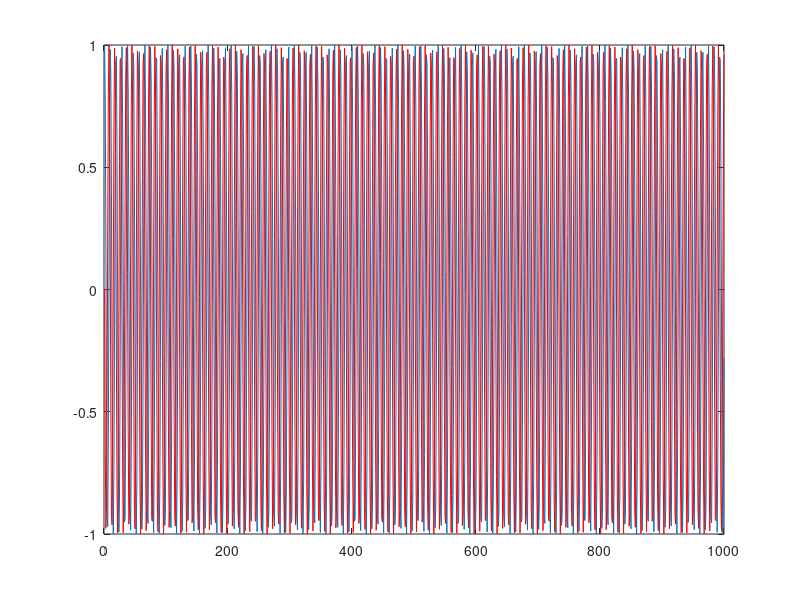
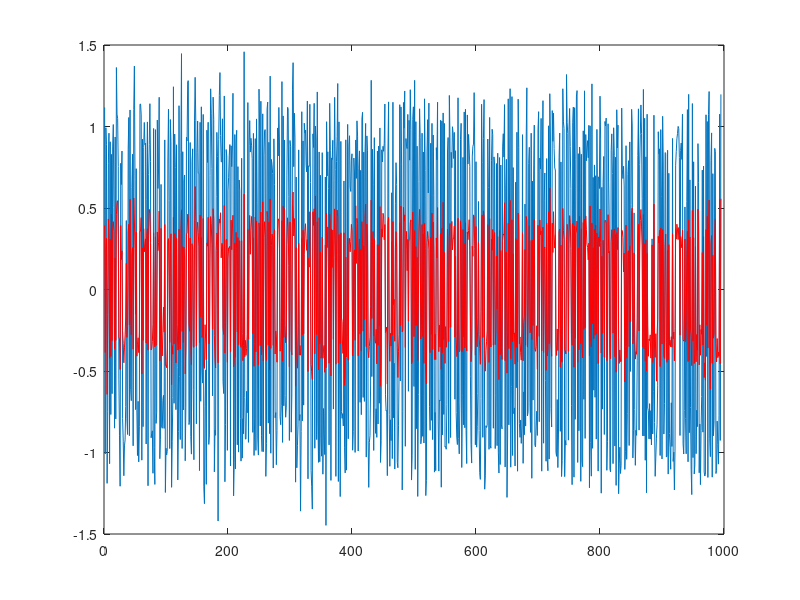
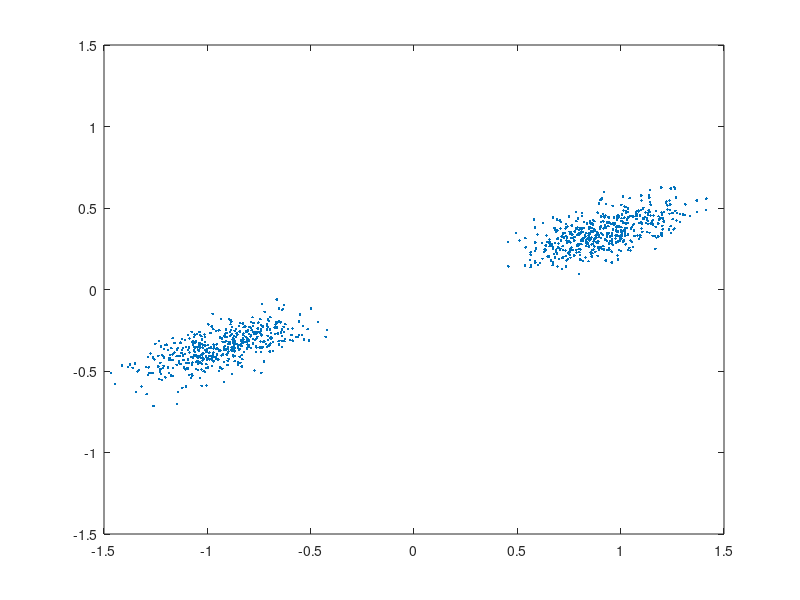

Here is the MATLAB script that generated these plots, in order: (Note: this script raises an error after producing the figures.)
% DMT Simulation
% AWGN channel + Carrier Frequency Offset
%
% This is an example of DMT modulation. The cyclic prefix is 
%

%% Parameters

% Number of Symbol Periods for Filter Design
K = 6;
% Oversampling Factor/FFT Size
L = 256;
% Noise Std. Dev.
sigma = 0.1;
% Cyclic Prefix Length
Ncp = 20;
% Number of Active Subcarriers (Centered at DC)
Na = 64;
% Number of symbols to transmit
Ns = 1000;
% Frequency offset normalized to the subcarrier spacing (1 / L)
delta_f = 0.1;

%% Generate symbol sequence
active = zeros(L, 1);
if mod(Na, 2) == 1
    active(1:(Na-1)/2)
    active(L-(Na-1)/2:L) = 1.0;
else
    active(1:Na/2) = 1.0;
    active(L-Na/2+1:L) = 1.0;
end

s = zeros(Ns*L, 1);
stemp = zeros(L, 1);
for index = 1:Ns
    stemp(active > 0) = sign(randn(Na, 1));
    s(1+(index-1)*L:index*L) = stemp;
end

%% IFFT + CP
x = zeros(L*Ns, 1);
for index = 1:Ns
    S = sqrt(L) * ifft(s((index - 1)*L + 1:index*L));
    x((index - 1)*(L + Ncp) + Ncp + 1:index*(L + Ncp)) = S;
    x((index - 1)*(L + Ncp) + 1:(index - 1)*(L + Ncp) + Ncp) = S(L-Ncp+1:L);
end

%% Channel Model
v = sigma * (randn(size(x)) + 1j*randn(size(x))) / sqrt(2);
y = x .* exp(2j*pi*delta_f/L*(0:length(x)-1).') + v;

% figure()
% plot(real(x)); hold on;
% plot(imag(x), 'r'); hold off;
% figure()
% plot(real(y)); hold on;
% plot(imag(y), 'r'); hold off;

%% FFT + CP Removal (RX)
z = zeros(Ns, L);
for index = 1:Ns
    Xz = fft(y((index - 1)*(L + Ncp) + Ncp + 1:index*(L + Ncp))) / sqrt(L);
    z(index, :) = Xz;
end

demod = repmat(exp(-2j*pi*delta_f*(L + Ncp)/L*(0:Ns-1).'), 1, L);
z = z .* demod;
figure()
plot(real(demod(:,1))); hold on;
plot(imag(demod(:,1)), 'r')

figure()
plot(real(z(K:end,1))); hold on;
plot(imag(z(K:end,1)), 'r'); hold off;

figure()
plot(real(z(K:end,2)), imag(z(K:end,2)), '.');
xlim([-1.5, 1.5])
ylim([-1.5, 1.5])

figure()
[Y, freq] = pmtm(y);
plot((freq - pi) / (2*pi), 20*log10(abs(fftshift(Y))))
